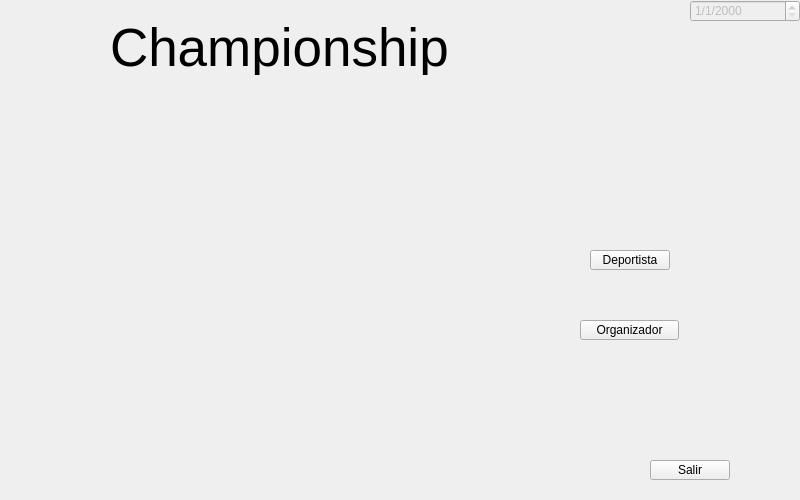
<?xml version="1.0" encoding="UTF-8"?>
<ui version="4.0">
 <class>MainWindow</class>
 <widget class="QMainWindow" name="MainWindow">
  <property name="geometry">
   <rect>
    <x>0</x>
    <y>0</y>
    <width>800</width>
    <height>500</height>
   </rect>
  </property>
  <property name="windowTitle">
   <string>Championship</string>
  </property>
  <property name="windowIcon">
   <iconset resource="img/logo.qrc">
    <normaloff>:/logo/logo.png</normaloff>:/logo/logo.png</iconset>
  </property>
  <widget class="QWidget" name="centralWidget">
   <widget class="QLabel" name="qlTitulo">
    <property name="geometry">
     <rect>
      <x>110</x>
      <y>20</y>
      <width>341</width>
      <height>55</height>
     </rect>
    </property>
    <property name="font">
     <font>
      <pointsize>40</pointsize>
     </font>
    </property>
    <property name="text">
     <string>Championship</string>
    </property>
   </widget>
   <widget class="QLabel" name="qlImg">
    <property name="geometry">
     <rect>
      <x>50</x>
      <y>90</y>
      <width>441</width>
      <height>351</height>
     </rect>
    </property>
    <property name="text">
     <string/>
    </property>
    <property name="pixmap">
     <pixmap resource="img/fondo1.qrc">:/fondo1/fondo1.jpg</pixmap>
    </property>
    <property name="scaledContents">
     <bool>true</bool>
    </property>
   </widget>
   <widget class="QPushButton" name="pbSalir">
    <property name="geometry">
     <rect>
      <x>650</x>
      <y>460</y>
      <width>80</width>
      <height>20</height>
     </rect>
    </property>
    <property name="text">
     <string>Salir</string>
    </property>
   </widget>
   <widget class="QPushButton" name="pbOrganizador">
    <property name="geometry">
     <rect>
      <x>580</x>
      <y>320</y>
      <width>99</width>
      <height>20</height>
     </rect>
    </property>
    <property name="text">
     <string>Organizador</string>
    </property>
   </widget>
   <widget class="QPushButton" name="pbDeportista">
    <property name="geometry">
     <rect>
      <x>590</x>
      <y>250</y>
      <width>80</width>
      <height>20</height>
     </rect>
    </property>
    <property name="text">
     <string>Deportista</string>
    </property>
   </widget>
   <widget class="QDateEdit" name="deCurrDate">
    <property name="enabled">
     <bool>false</bool>
    </property>
    <property name="geometry">
     <rect>
      <x>690</x>
      <y>0</y>
      <width>110</width>
      <height>22</height>
     </rect>
    </property>
    <property name="displayFormat">
     <string>d/M/yyyy</string>
    </property>
   </widget>
  </widget>
 </widget>
 <layoutdefault spacing="6" margin="11"/>
 <resources>
  <include location="img/fondo1.qrc"/>
  <include location="img/logo.qrc"/>
 </resources>
 <connections>
  <connection>
   <sender>pbSalir</sender>
   <signal>clicked()</signal>
   <receiver>MainWindow</receiver>
   <slot>close()</slot>
   <hints>
    <hint type="sourcelabel">
     <x>631</x>
     <y>449</y>
    </hint>
    <hint type="destinationlabel">
     <x>592</x>
     <y>448</y>
    </hint>
   </hints>
  </connection>
 </connections>
</ui>
